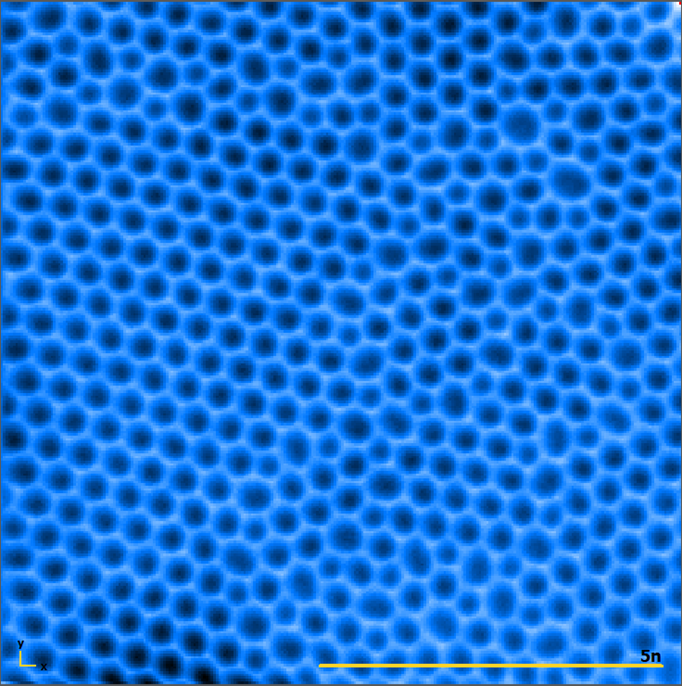
#> input picture data/raw2.png, 682 x 686 px
$ python main.py
#> lines starting #> are read from the running program, lines starting #| are printed output that depends on the picture; after the words box and inside, x2 and y2 are one past the last pixel; in counts of white or black regions, pixels touching at a corner belong together
### ContourDetecter.py
# ContourDetecter.py by CoccaGuo at 2021/09/27 12:12
import cv2
import numpy as np


def binarize(image: np.uint8):
    _, _, selected = cv2.split(image)
    contours3, _ = cv2.findContours(
        image=selected, mode=cv2.RETR_TREE, method=cv2.CHAIN_APPROX_NONE)
    empty_back = np.zeros(image.shape)
    cv2.drawContours(image=empty_back, contours=contours3, contourIdx=-1,
                     color=(255, 255, 255), thickness=-1, lineType=cv2.LINE_AA)
    empty_back = empty_back.astype(np.uint8)
    empty_back = cv2.cvtColor(empty_back, cv2.COLOR_RGB2GRAY)
    empty_back = cv2.bitwise_not(empty_back.copy())
    return empty_back


# [24 lines left out: functions contour_detect, calc_center, contour_iterator, not called in this run]

### main.py
import cv2
from DataProcessor import *
from ContourDetecter import *
from utils import Color

if __name__ == '__main__':
    image_path = 'data/raw2.png'
    image = cv2.imread(image_path)
#> image is the input picture: shape (686, 682, 3); mean B, G, R 216.6, 114.3, 21.6
    binarized = binarize(image)
#> in binarize, `_, _, selected = cv2.split(image)`:
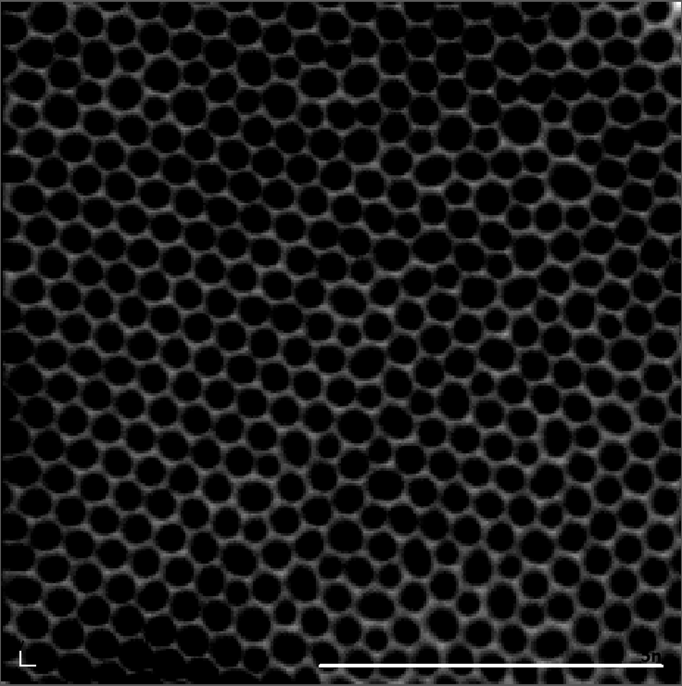
#> selected: shape (686, 682); min 0, max 255, mean 21.6
#> in binarize, `contours3, _ = cv2.findContours( image=selected, mode=cv2.RETR_TREE, m..`: contours3 = 831 contours, 367 with area under 20; largest, box (x1, y1, x2, y2) and area: (0, 0, 682, 686) 466485, (25, 631, 319, 685) 6812, (496, 69, 619, 103) 2350, (461, 1, 547, 43) 1584, (143, 616, 209, 657) 1433
#> (the run stopped early here; a loop or call above may not have finished)

$ run again, with data/raw4.png copied over data/raw2.png
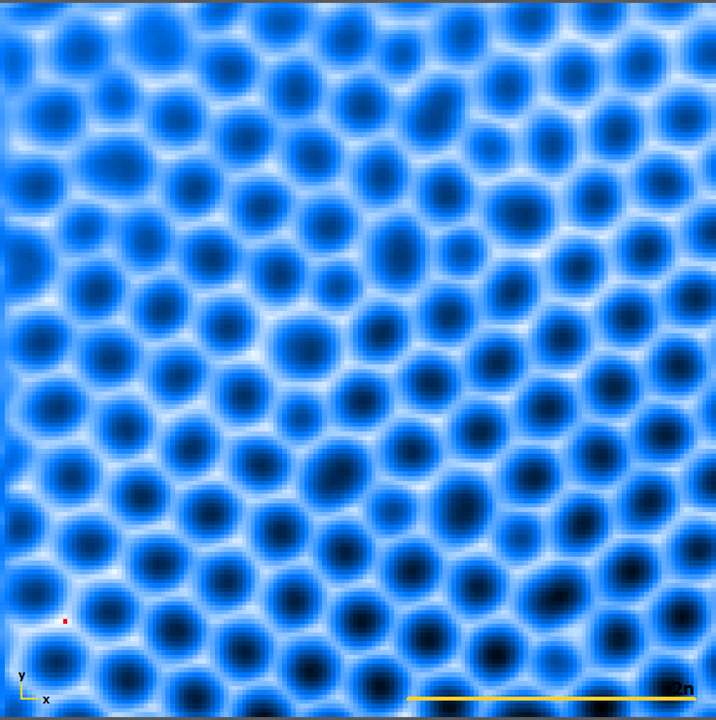
#> input picture data/raw4.png, 716 x 720 px
#> image is the input picture: shape (720, 716, 3); mean B, G, R 226.1, 137.8, 57.9
#> in binarize, `_, _, selected = cv2.split(image)`:
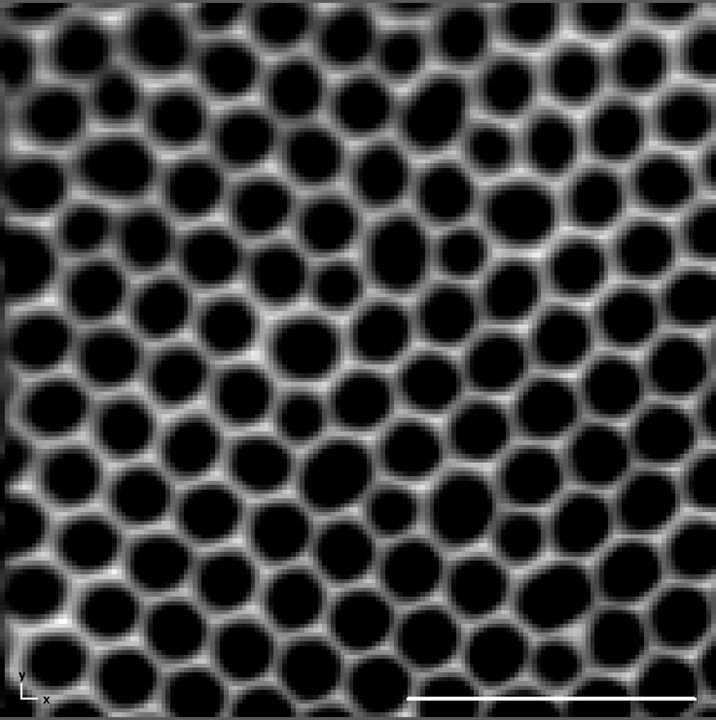
#> selected: shape (720, 716); min 0, max 255, mean 57.9
#> contours3 = 289 contours, 167 with area under 20; largest, box (x1, y1, x2, y2) and area: (0, 0, 716, 720) 502516, (523, 569, 591, 624) 2680, (308, 445, 367, 504) 2678, (433, 481, 493, 539) 2516, (407, 83, 462, 141) 2178
